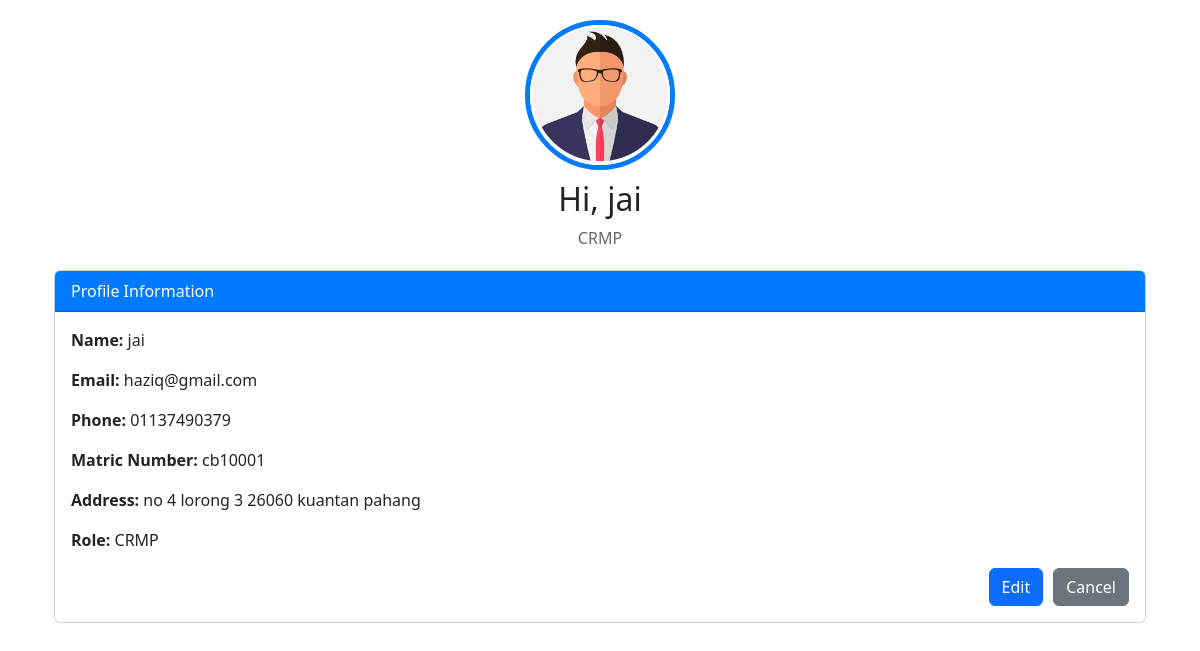
Screenshot of /profile.php (signed in) with the database file from the repository.
### tables this page shows
CREATE TABLE `users` (
  `id` int(11) NOT NULL,
  `name` varchar(128) NOT NULL,
  `email` varchar(255) NOT NULL,
  `phone` varchar(30) NOT NULL,
  `role` varchar(30) NOT NULL,
  `matric` varchar(30) NOT NULL,
  `address` varchar(255) NOT NULL,
  `password` varchar(255) NOT NULL
);

### profile.php (the view, shortened to what this page needs)
<?php
require_once "database.php";
$user_id = $_SESSION["id"];
$sql = "SELECT * FROM users WHERE id = ?";
$stmt = $conn->prepare($sql);
$stmt->bind_param("i", $user_id);
$stmt->execute();
$result = $stmt->get_result();
$user = $result->fetch_assoc();
?>
<!DOCTYPE html>
<html lang="en">
<head>
    <link rel="stylesheet" href="https://cdn.jsdelivr.net/npm/bootstrap@5.2.2/dist/css/bootstrap.min.css">
</head>
<body>
    <div class="container">
        <div class="profile-header">
            <img src="./public/img/profile.jpeg" alt="Profile Picture">
            <h2>Hi, <?php echo htmlspecialchars($user['name']); ?></h2>
            <p><?php echo htmlspecialchars($user['role']); ?></p>
        </div>
        <div class="container">
            <div class="card">
                <div class="card-header">
                    Profile Information
                </div>
                <div class="card-body">
                    <div class="info-item mb-3">
                        <strong>Name:</strong> <?php echo htmlspecialchars($user['name']); ?>
                    </div>
                    <div class="info-item mb-3">
                        <strong>Email:</strong> <?php echo htmlspecialchars($user['email']); ?>
                    </div>
                    <div class="info-item mb-3">
                        <strong>Phone:</strong> <?php echo htmlspecialchars($user['phone']); ?>
                    </div>
                    <div class="info-item mb-3">
                        <strong>Matric Number:</strong> <?php echo htmlspecialchars($user['matric']); ?>
                    </div>
                    <div class="info-item mb-3">
                        <strong>Address:</strong> <?php echo htmlspecialchars($user['address']); ?>
                    </div>
                    <div class="info-item mb-3">
                        <strong>Role:</strong> <?php echo htmlspecialchars($user['role']); ?>
                    </div>
                    <div class="d-flex justify-content-end mt-3">
                        <a href="editProfile.php" class="btn btn-primary btn-edit">Edit</a>
                        <button type="button" class="btn btn-secondary" onclick="redirectToDashboard()">Cancel</button>
                     </div>
                </div>
            </div>
        </div>
    </div>
</body>
</html>

### profile.php (style rules this page uses)
.profile-header { text-align: center; margin: 20px 0; }
.profile-header img { width: 150px; height: 150px; border-radius: 50%; object-fit: cover; border: 5px solid #007bff; }
.profile-header h2 { margin-top: 10px; font-size: 2rem; }
.profile-header p { color: #666; }
.card { margin-top: 20px; }
.card-header { background-color: #007bff; color: white; }
.btn-edit { margin-right: 10px; }

### rows the page displays
users: name "jai", role "CRMP", email "haziq@gmail.com", phone "01137490379", matric "cb10001", address "no 4 lorong 3 26060 kuantan pahang"
